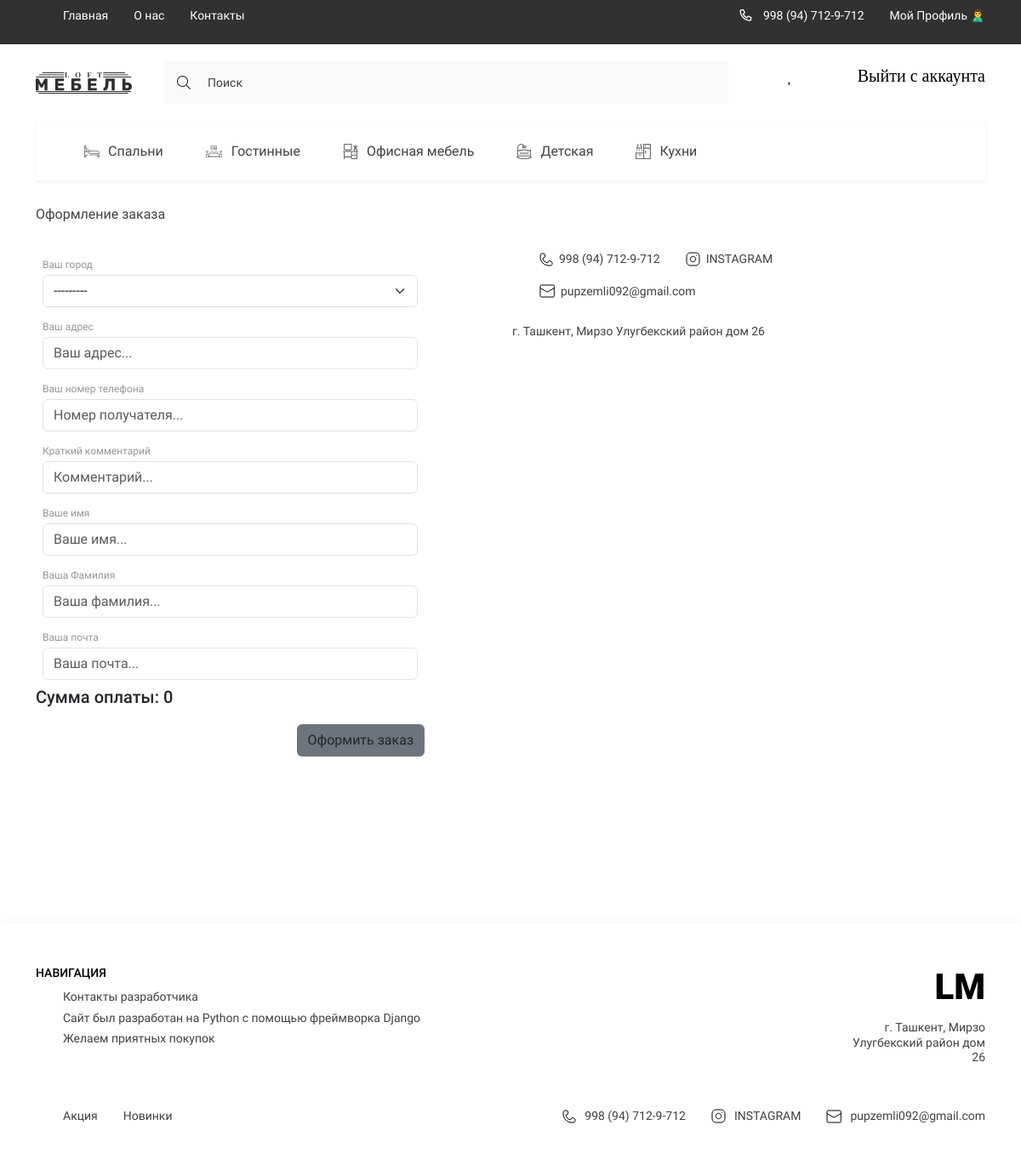
Screenshot of /checkout/ (signed in) with the database file from the repository.
### digital/models.py (models this page shows, shortened)
class Category(models.Model):
    title = models.CharField(max_length=150, verbose_name='Название категории')
    image = models.ImageField(upload_to='categories/', verbose_name='Изображение', blank=True, null=True)
    slug = models.SlugField(unique=True, null=True)
    parent = models.ForeignKey('self', on_delete=models.CASCADE, null=True, blank=True, related_name='subcategories',
                               related_query_name='subcategories', verbose_name='Категория')
    def get_absolute_url(self):
        return reverse('category_page', kwargs={'slug': self.slug})
    def get_image_category(self):
        if self.image:
            return self.image.url
        else:
            return '-'
    class Meta:
        verbose_name = 'Категория'
        verbose_name_plural = 'Категории'

class Order(models.Model):
    customer = models.ForeignKey(Customer, on_delete=models.SET_NULL, verbose_name='Покупатель', blank=True, null=True)
    created_at = models.DateTimeField(auto_now_add=True, verbose_name='Дата заказа')
    is_completed = models.BooleanField(default=False)
    shipping = models.BooleanField(default=True, verbose_name='Строка')
    class Meta:
        verbose_name = 'Заказ'
        verbose_name_plural = 'Заказы'
    @property
    def get_cart_total_price(self):
        order_products = self.orderproduct_set.all()
        total_price = sum([product.get_total_price for product in order_products])
        return total_price
    @property
    def get_cart_total_quantity(self):
        order_products = self.orderproduct_set.all()
        total_price = sum([product.quantity for product in order_products])
        return total_price

### digital/views.py (the view)
# urls.py: path('checkout/', checkout, name='checkout'),
def checkout(request):
    if request.user.is_authenticated:
        cart_info = get_cart_data(request)
        context = {
            'title': 'Оформить заказ',
            'order': cart_info['order'],
            'items': cart_info['products'],
            'customer_form': CustomerForm(),
            'shipping_form': ShippingForm()
        }
        return render(request, 'digital/checkout.html', context)
    else:
        return redirect('login')

### digital/forms.py
class CustomerForm(forms.ModelForm):
    class Meta:
        model = Customer
        fields = ['first_name', 'last_name', 'email']
        widgets = {
            'first_name': forms.TextInput(attrs={
                'class': 'form-control',
                'placeholder': 'Ваше имя...'
            }),
            'last_name': forms.TextInput(attrs={
                'class': 'form-control',
                'placeholder': 'Ваша фамилия...'
            }),
            'email': forms.EmailInput(attrs={
                'class': 'form-control',
                'placeholder': 'Ваша почта...'
            })
        }

class ShippingForm(forms.ModelForm):
    class Meta:
        model = ShippingAdress
        fields = ('address', 'city', 'region', 'phone', 'comment')
        widgets = {
            'address': forms.TextInput(attrs={
                'class': 'form-control',
                'placeholder': 'Ваш адрес...'
            }),
            'city': forms.Select(attrs={
                'class': 'form-select',
                'placeholder': 'Ваш город...'
            }),
            'region': forms.TextInput(attrs={
                'class': 'form-control',
                'placeholder': 'Ваш регион...'
            }),
            'phone': forms.TextInput(attrs={
                'class': 'form-control',
                'placeholder': 'Номер получателя...'
            }),
            'comment': forms.TextInput(attrs={
                'class': 'form-control',
                'placeholder': 'Комментарий...'
            })
        }

### digital/models.py (called while the page is built)
    def __str__(self):
        return self.city_name

### digital/templatetags/digital_tags.py (called while the page is built)
@register.simple_tag()
def get_categories():
    categories = Category.objects.filter(parent=None)
    return categories

@register.simple_tag()
def get_normal_price(price):
    return f'{int(price):_}'.replace('_', ' ')

### digital/utils.py (called while the page is built)
def get_cart_data(request):
    cart = CartForAuthenticatedUser(request)
    cart_info = cart.get_cart_info()
    return cart_info

    def get_cart_info(self):
        customer, created = Customer.objects.get_or_create(user=self.user)
        order, created = Order.objects.get_or_create(customer=customer)
        order_products = order.orderproduct_set.all()
        cart_total_quantity = order.get_cart_total_quantity
        cart_total_price = order.get_cart_total_price
        return {
            'cart_total_quantity': cart_total_quantity,
            'cart_total_price': cart_total_price,
            'order': order,
            'products': order_products
        }

### digital/templates/digital/checkout.html (shortened to what this page needs)
{% extends 'base.html' %}
{% load static %}
{% load digital_tags %}
{% block main %}
<main class="main">
    <div class="container">
        <section class="contact__section">
            <h1 class="contact__section-title">Оформление заказа</h1>
            <div class="contact__section-content">
                <form action="{% url 'payment' %}" class="contact__section-form" method="post" enctype="multipart/form-data">
                        <div class="input__title p-2">
                            <h2>Ваш город</h2>
                            {{ shipping_form.city }}
                        </div>
                        <div class="input__title p-2">
                            <h2>Ваш адрес</h2>
                            {{ shipping_form.address }}
                        </div>
                        <div class="input__title p-2">
                            <h2>Ваш номер телефона</h2>
                            {{ shipping_form.phone }}
                        </div>
                        <div class="input__title p-2">
                        <h2>Краткий комментарий</h2>
                        {{ shipping_form.comment }}
                        </div>
                        <div class="input__title p-2">
                            <h2>Ваше имя</h2>
                            {{ customer_form.first_name }}
                        </div>
                        <div class="input__title p-2">
                            <h2>Ваша Фамилия</h2>
                            {{ customer_form.last_name }}
                        </div>
                        <div class="input__title p-2">
                            <h2>Ваша почта</h2>
                            {{ customer_form.email }}
                        </div>
                        <div>
                            <h5>Сумма оплаты: {% get_normal_price order.get_cart_total_price %}</h5>
                        </div>
                    <div class="contact__section-btns">
                        <button class="btn btns__send bg-secondary" type="submit">Оформить заказ</button>
                    </div>
                </form>
                <div class="contact__section-list">
                    <ul class="contact__social-list">
                        <li>
                            <a href="tel:998938884468" class="contact__social-links">
                                <img src="{% static 'digital/assets/icons/phone.svg' %}" alt="phone">
                                998 (94) 712-9-712
                            </a>
                        </li>
                        <li>
                            <a href="https://www.instagram.com/saidamir_ikramov24/" target="_blank"
                               class="contact__social-links">
                                <img src="{% static 'digital/assets/icons/inst.svg' %}" alt="insta">
                                INSTAGRAM
                            </a>
                        </li>
                        <li>
                            <a href="mailto:pupzemli092@gmail.com" target="_blank"
                               class="contact__social-links">
                                <img src="{% static 'digital/assets/icons/mail.svg' %}" alt="mail">
                                pupzemli092@gmail.com
                            </a>
                        </li>
                    </ul>
                    <p class="contact__adress">г. Ташкент, Мирзо Улугбекский район дом 26</p>
                </div>
            </div>
        </section>
    </div>
</main>
{% endblock main %}

### templates/components_base/_categories_list.html
{% load digital_tags %}
{% get_categories as categories %}
<ul class="header__list _categories">
    {% for category in categories %}
    <li>
        <a href="{{ category.get_absolute_url }}" class="header__list-links">
                                <span class="header__list-img">
                                    <img src="{{ category.get_image_category }}"
                                         alt="icons">
                                </span>
            {{ category.title }}
        </a>
    </li>
    {% endfor %}
</ul>

### digital/static/digital/style/style.css (style rules this page uses)
:root { --containerWidth: 1140px; --primaryColor: #414141; --primaryFont: 'Roboto'; --mainColor: #245462; }
* { padding: 0; margin: 0; box-sizing: border-box; text-decoration: none; list-style: none; font-family: var(--primaryFont); }
.container { width: 100%; max-width: calc(var(--containerWidth) + 30px); margin: 0 auto; padding: 0 15px; }
.btn { outline: none; border: none; padding: 13px 20px; font-style: normal; font-weight: normal; font-size: 13px; line-height: 15px; background: var(--mainColor); border: 1px solid var(--mainColor); transition: color .3s linear, background .3s linear; color: #FFFFFF; }
.nav__content-bars, ._categories, .nav__list-links>img, .nav__bars-open, ._truck { display: none; }
.header__list { display: flex; justify-content: space-between; align-items: center; }
.header__list._categories { justify-content: flex-start; width: 100%; overflow-x: scroll; background: #FFFFFF; box-shadow: 0px 2px 4px rgba(0, 0, 0, 0.07); margin-bottom: 30px; }
.header__list-links { padding: 24px 25px; display: flex; justify-content: center; align-items: center; height: 70px; transition: background .3s linear, color .3s linear; width: max-content; font-family: 'Roboto'; font-size: 16px; line-height: 19px; color: #414141; }
.header__list-links img { margin-right: 10px; min-width: 18px; transition: filter .3s linear; }
.main { width: 100%; flex-grow: 1; padding-bottom: 150px; }
.contact__section-title { font-style: normal; font-weight: normal; font-size: 16px; line-height: 19px; color: #414141; margin-bottom: 35px; }
.contact__section-content { display: flex; justify-content: flex-start; align-items: flex-start; margin-bottom: 47px; }
.contact__section-form { width: 100%; max-width: 457px; margin-right: 103px; }
.input__title { width: 100%; }
.input__title h2, .textarea__title { font-style: normal; font-weight: normal; font-size: 12px; line-height: 14px; color: #969696; margin-bottom: 5px; }
.contact__section-btns { display: flex; margin-top: 20px; justify-content: flex-end; }
.contact__section-list { width: 100%; max-width: 365px; }
.contact__social-list { width: 100%; display: flex; flex-wrap: wrap; column-gap: 30px; row-gap: 20px; margin-bottom: 30px; }
.contact__social-links { display: flex; align-items: center; font-style: normal; font-weight: normal; font-size: 14px; line-height: 126.69%; text-align: right; color: #414141; }
.contact__social-links img { margin-right: 7px; }
.contact__adress { font-weight: normal; font-size: 14px; line-height: 126.69%; color: #414141; }

### templates/base.html (style rules this page uses)
a { text-decoration:none; }

### rows the page displays
Category: get_image_category (picture), title "Спальни"
Category: get_image_category (picture), title "Гостинные"
Category: get_image_category (picture), title "Офисная мебель"
Category: get_image_category (picture), title "Детская"
Category: get_image_category (picture), title "Кухни"
Order: id "0"
